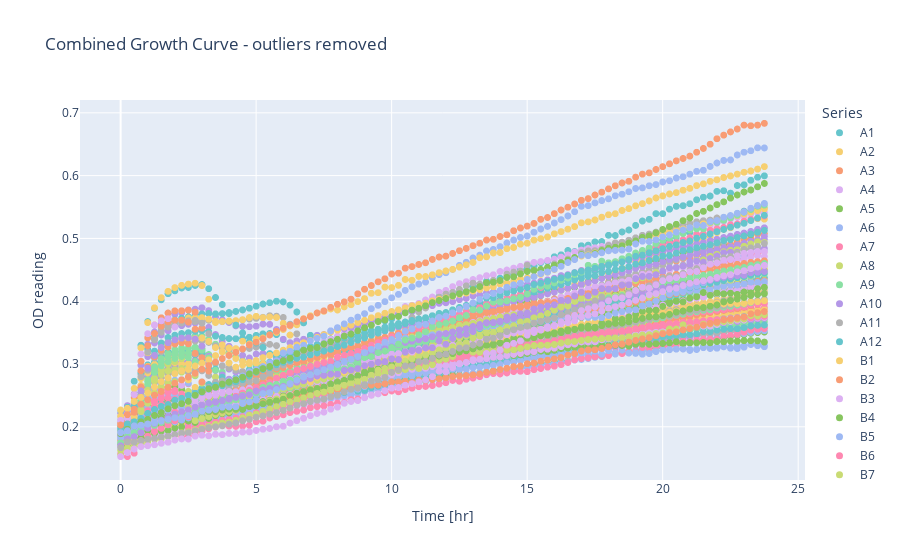

Notebook code for this chart:
### Code cell
plot_timeseries_interactive(clean_df, 'Combined Growth Curve - outliers removed')
